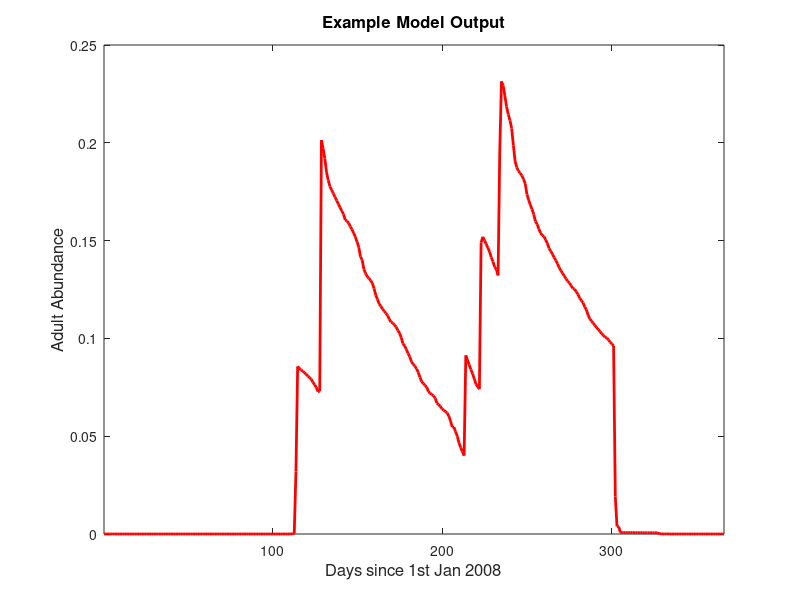
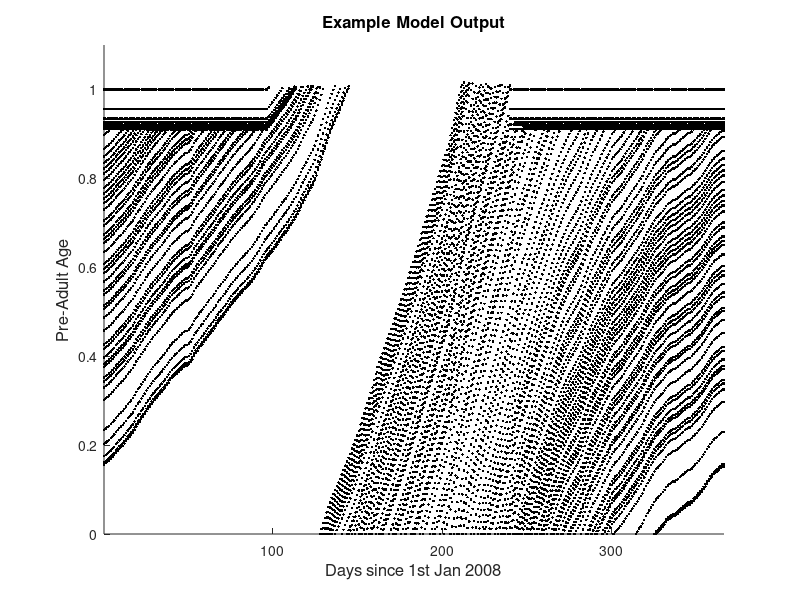

These figures' MATLAB source, in order:
function Mechanistic_Midge_Model
%MECHANISTIC_MIDGE_MODEL Midge model using example data and plotted
%   Note that this model uses example data, but daily field data may be
%   used.  Here we use a leap year number of days to coincide with our
%   field data.
%
%   It is assumed that all data files are in the same folder as this
%   script. You must have the Statistics Toolbox to run the code.
%
%   This was programmed by Dr Steven White, CEH Wallingford (25/10/16).

%% Load datasets
tempvar=load('photoperiod.mat'); %photoperiod data
photoperiod=tempvar.photoperiod;

tempvar=load('soiltemps.mat'); %load the soil temps
soiltemps=tempvar.soiltemps;

tempvar=load('airtemps.mat'); %load the temperature data.
airtemps=tempvar.airtemps;

ddp=[1.33292201187087e-08; 2.67591445332698; 3.18698597432782e-07; ...
    5.69639631283444; 8.64223690531383e-05; 46986.5044460894; ...
    49065.5221025845]; %Define site specific model parameters

%% Run the model and plot

[totalmodeloutput,ages]=model(ddp); %call the main model function below

figure(1)
plot(totalmodeloutput,'r','LineWidth',2)
xlim([1 366])
xlabel('Days since 1st Jan 2008','Fontsize',12)
ylabel('Adult Abundance','Fontsize',12)
title('Example Model Output','FontSize',12)

figure(2)
hold on
for index=1:366
    agetp=ages{index,1};
    agetp2=unique(agetp);
    plot(index*ones(size(agetp2)),agetp2,'k.')
end
axis([1 366 0 1.1])
xlabel('Days since 1st Jan 2008','Fontsize',12)
ylabel('Pre-Adult Age','Fontsize',12)
title('Example Model Output','Fontsize',12)



    function [modeloutput,ages]=model(ddparams1)
        % Define the initial cohorts of midges. Here we assume that
        % initially all midges are pre-pupal.
        
        % Define the initial number of cohorts.
        ncoh=50;
        % Define the number of eggs in each cohort (comes from data). There
        % are no adults
        eggnum=20*normrnd(49.7,11.1,ncoh,1); %number of adults*clutch size
        nullnum=[];
        parnum=[];
        % Next we define the pre-adult age of each cohort.  To do this, we
        % define age on the interval [0 1], where 0 indicates new eggs,
        % 0.91 indicates new pupae and 1 indicates adult emergence from the
        % pupal stage.  The ages come from data.
        eggage=zeros(ncoh,1); %Initialise the eggages.  There are no adults.
        nullage=[];
        parage=[];
        for i=1:ncoh
            agetemporary=normrnd(0.76,0.2); %pick an age
            while agetemporary>=0.91 %check to see if midges are pre-pupal
                agetemporary=normrnd(0.76,0.1); %if not pre-pupal try a new age
            end
            eggage(i)=agetemporary; %set age
        end
        clear agetemporary
        
        
        % Number of days in year.
        timeend=length(airtemps);
        
        % Do the main model run
        
        % Run the model once to recalculate the initial pre-adult numbers
        % and ages
        [~,~,~,ICsegg,~,~,~,~,~,~]=yearrun(airtemps,timeend,eggnum,nullnum,parnum,eggage,nullage,parage);
        % do a second run for luck ;-)
        [~,~,~,ICsegg,~,~,~,~,~,~]=yearrun(airtemps,timeend,ICsegg(:,1),[],[],ICsegg(:,2),[],[]);
        % Do the proper run
        [~,nullvec,parvec,~,~,~,~,~,~,ages]=yearrun(airtemps,timeend,ICsegg(:,1),[],[],ICsegg(:,2),[],[]);
        modeloutput=ddparams1(3)*(nullvec+parvec); %adjust output by efficiency coefficient
        
        %% Yearly model run - this is the main function
        function [eggvec,nullvec,parvec,ICsegg,ICsnull,ICspar,newegg,newnull,newpar,ages]=yearrun(temp,timeend,eggnum,nullnum,parnum,eggage,nullage,parage)
            
            % Define a load of temporary storage vectors (used for moving
            % cohorts between clases).
            nullfromeggage=[];
            nullfromeggnum=[];
            parfromnullage=[];
            parfromnullnum=[];
            eggfromnullage=[];
            eggfromnullnum=[];
            parfromparage=[];
            parfromparnum=[];
            eggfromparage=[];
            eggfromparnum=[];
            
            % Define some storage vectors
            eggvec=zeros(timeend,1);
            eggvec(1)=sum(eggnum);
            nullvec=zeros(timeend,1);
            nullvec(1)=sum(nullnum);
            parvec=zeros(timeend,1);
            parvec(1)=sum(parnum);
            
            newegg=[];
            newnull=[];
            newpar=[];
            
            track=zeros(timeend+1,2);
            track(1,1)=max(eggage);
            
            ages=cell(timeend,3);
            
            marker=1;
            
            for t=1:timeend
                
                if marker==1 && track(t,1)<1
                    [track(t+1,1),~]=eggdev(track(t,1),0,t,ddparams1);
                elseif marker==1 && track(t,1)>1
                    track(t+1,1)=0;
                    marker=2;
                elseif marker==2
                    marker=3;
                elseif marker==3 && track(t,2)<1
                    [track(t+1,2),~]=adultdev(track(t,2),0,t);
                elseif marker==3 && track(t,2)>1
                    track(t+1,2)=0;
                    marker=1;
                end
                
                %Check to see if any of populations have gone extinct
                if nnz(parnum<=0.001)>0 %Check to see if the parous adults have gone extinct
                    parage=parage(parnum>0.001); %Remove the ages of parous adults that have gone extinct
                    parnum=parnum(parnum>0.001); %Remove the populations parous adults that have gone extinct
                end
                if nnz(nullnum<=0.001)>0 %Check to see if any of the nulliparous adults have gone extinct
                    nullage=nullage(nullnum>0.001); %Remove the ages of nulliparous adults that have gone extinct
                    nullnum=nullnum(nullnum>0.001); %Remove the populations nulliparous adults that have gone extinct
                end
                
                % Evolve the cohorts
                
                % Eggs (pre-adults)
                if nnz(eggage>=1)==0  && ~isempty(eggage) %Some eggs are available to develop
                    [eggage,eggnum]=eggdev(eggage,eggnum,t,ddparams1); %Develop the pre-adults
                    nullfromeggage=[]; %No nulliparous adults come from eggs
                    nullfromeggnum=[]; %No nulliparous adults come from eggs
                elseif nnz(eggage>=1)>0  && ~isempty(eggage) %Some eggs have developed
                    nullfromeggage=zeros(size(eggage(eggage>=1))); %Make new nulliparous adult ages
                    nullfromeggnum=eggnum(eggage>=1); %Add the pre-adult numbers to the nulliparous adults
                    eggnum=eggnum(eggage<1); %Remove the aged pre-adults that have developed from the pre-adult numbers
                    eggage=eggage(eggage<1); %Remove the aged pre-adults that have developed from the pre-adult ages
                    if ~isempty(eggage)
                        [eggage,eggnum]=eggdev(eggage,eggnum,t,ddparams1); %Develop the pre-adults
                    end
                else
                    %There are no pre-adults
                    nullfromeggage=[]; %No nulliparous adults come from eggs
                    nullfromeggnum=[]; %No nulliparous adults come from eggs
                end
                
                % nulliparous Adults
                if nnz(nullage>=1)==0  && ~isempty(nullage) %Some nulliparous adults are available to develop but don't lay eggs
                    [nullage,nullnum]=adultdev(nullage,nullnum,t); %Develop the nulliparous adults
                    parfromnullage=[]; %No parous adults come from nulliparous adults
                    parfromnullnum=[]; %No parous adults come from nulliparous adults
                    eggfromnullage=[]; %No eggs come from nulliparous adults
                    eggfromnullnum=[]; %No eggs come from nulliparous adults
                elseif nnz(nullage>=1)>0  && ~isempty(nullage) %Some nulliparous have developed and lay eggs
                    parfromnullage=zeros(size(nullage(nullage>=1))); %Make new parous adult ages
                    parfromnullnum=nullnum(nullage>=1); %Add the nulliparous adult numbers to the parous adults
                    eggfromnullage=zeros(nnz(nullage>=1),1); %Add ages of newly laid eggs
                    if temp(t)>12
                        eggfromnullnum=nullnum(nullage>=1).*normrnd(49.7,11.1,nnz(nullage>=1),1);%49.7.*ones(nnz(nullage>=1),1); %Add newly laid eggs if warm
                    else
                        eggfromnullnum=nullnum(nullage>=1).*5.*ones(nnz(nullage>=1),1); %Add newly laid eggs if cold
                    end
                    nullnum=nullnum(nullage<1); %Remove the aged nulliparous adults that have developed from the nulliparous adult numbers
                    nullage=nullage(nullage<1); %Remove the aged nulliparous adults that have developed from the nulliparous adult ages
                    if ~isempty(nullage)
                        [nullage,nullnum]=adultdev(nullage,nullnum,t); %Develop the nulliparous adults
                    end
                else
                    %There are no nulliparours adults
                    parfromnullage=[]; %No parous adults come from nulliparous adults
                    parfromnullnum=[]; %No parous adults come from nulliparous adults
                    eggfromnullage=[]; %No eggs come from nulliparous adults
                    eggfromnullnum=[]; %No eggs come from nulliparous adults
                end
                
                % Parous Adults
                if nnz(parage>=1)==0  && ~isempty(parage) %Some parous adults are available to develop but don't lay eggs
                    [parage,parnum]=adultdev(parage,parnum,t); %Develop the parous adults
                    parfromparage=[]; %No parous adults come from parous adults
                    parfromparnum=[]; %No parous adults come from parous adults
                    eggfromparage=[]; %No eggs come from parous adults
                    eggfromparnum=[]; %No eggs come from parous adults
                elseif nnz(parage>=1)>0  && ~isempty(parage) %Some parous have developed and lay eggs
                    parfromparage=zeros(size(parage(parage>=1))); %Make new parous adult ages
                    parfromparnum=parnum(parage>=1); %Add the parous adult numbers to the parous adults
                    eggfromparage=zeros(nnz(parage>=1),1); %Add ages of newly laid eggs
                    if temp(t)>12
                        eggfromparnum=parnum(parage>=1).*normrnd(49.7,11.1,nnz(parage>=1),1);%49.7.*ones(nnz(parage>=1),1); %Add newly laid eggs if warm
                    else
                        eggfromparnum=parnum(parage>=1).*5.*ones(nnz(parage>=1),1); %Add newly laid eggs if cold
                    end
                    parnum=parnum(parage<1); %Remove the aged parous adults that have developed from the parous adult numbers
                    parage=parage(parage<1); %Remove the aged parous adults that have developed from the parous adult ages
                    if ~isempty(parage)
                        [parage,parnum]=adultdev(parage,parnum,t); %Develop the parous adults
                    end
                else
                    %There are no parous adults
                    parfromparage=[]; %No parous adults come from parous adults
                    parfromparnum=[]; %No parous adults come from parous adults
                    eggfromparage=[]; %No eggs come from parous adults
                    eggfromparnum=[]; %No eggs come from parous adults
                end
                
                %Add in all the new eggs, nulliparous adults and parous
                %adults that have been created in this time-step, if any.
                %If none, then only a blank is added!  Do this here to
                %avoid new individuals evolving during a time-step.
                
                eggage=[eggage; eggfromnullage; eggfromparage]; %Egg ages
                eggnum=[eggnum; eggfromnullnum; eggfromparnum]; %Egg numbers
                nullage=[nullage; nullfromeggage]; %nulliparous adult ages
                nullnum=[nullnum; nullfromeggnum]; %nulliparous adult ages
                parage=[parage; parfromnullage; parfromparage]; %Parous adult ages
                parnum=[parnum; parfromnullnum; parfromparnum]; %Parous adult ages
                
                newegg=[newegg; sum(eggfromnullnum)+sum(eggfromparnum)]; %Store new pre-adults
                newnull=[newnull; sum(nullfromeggnum)]; %Store new nulliparous adults
                newpar=[newpar; sum(parfromnullnum)+sum(parfromparnum)]; %Sore new parous adults
                
                % Store the total abundances for the day - note the IC is
                % not kept
                eggvec(t)=sum(eggnum);
                nullvec(t)=sum(nullnum);
                parvec(t)=sum(parnum);
                
                % Store the ages
                ages{t,1}=eggage;
                ages{t,2}=nullage;
                ages{t,3}=parage;
            end
            %Store the last numbers and ages (used for running the function
            %multiple times)
            ICsegg=[eggnum, eggage];
            ICsnull=[nullnum, nullage];
            ICspar=[parnum, parage];
            
        end
        
        
        
        %% Development functions defined in the main function
        
        % Egg development and survival
        function [eggage,eggnum]=eggdev(eggage,eggnum,t,ddparams1)
            %Development
            if soiltemps(t)>=0 %Is it warm enough to develop?
                %Check to see if not in diapause period
                if mod(t,366)>find(photoperiod>ddparams1(end-1),1,'first') && ...
                        mod(t,366)<find(photoperiod>ddparams1(end),1,'last')
                    eggage=eggage+exp(0.1011*soiltemps(t)-5.9177); %If yes then age
                else
                    %only young pre-adults develop
                    eggage(eggage<0.91)=eggage(eggage<0.91)+exp(0.1011*soiltemps(t)-5.9177);
                end
                %Otherwise don't age
            end
            %Mortalities
            eggnum=eggnum*eggsurv(t)*DD(eggnum,t,ddparams1);
            
            % Egg survival
            function alpha=eggsurv(t)
                b1=0.0009;
                c1=0.9629;
                b2=-0.0039;
                c2=1.0802;
                if soiltemps(t)<5
                    alpha=1;
                elseif soiltemps(t)>=5 && soiltemps(t)<12.5
                    alpha=0.974;
                elseif soiltemps(t)>=12.5 && soiltemps(t)<24.5
                    alpha=b1*soiltemps(t)+c1;
                elseif soiltemps(t)>=24.5 && soiltemps(t)<35
                    alpha=b2*soiltemps(t)+c2;
                else
                    alpha=0.944;
                end
            end
            
            % Larval density-depend - note egg/pupal stages incur DD
            % Maynard Smith and Slatkin 1973 Nt+1=r*Nt/(1+(a*Nt)^b)
            function dd=DD(eggnum,t,ddparams1)
                a=ddparams1(1);
                b=ddparams1(2);
                if soiltemps(t)<5
                    dd=1;
                else
                    dd=1/(1+(a*sum(eggnum))^b);
                end
            end
            
        end
        
        % Adult development and survival
        function [adultage,adultnum]=adultdev(adultage,adultnum,t)
            %Development
            if airtemps(t)>=1 %Is it warm enough to develop?
                func=-1.98+0.07217*airtemps(t)+2516.65/(airtemps(t)^2);
                adultage=adultage+1/func; %If yes then age
                %Otherwise don't age
            end
            %Mortalities
            adultnum=adultnum*adultsurv(t);
            
            % Adult survival
            function alpha=adultsurv(t)
                u=0.00001;
                v=-0.001;
                w=0.0187;
                z=0.8924;
                if airtemps(t)<=2
                    alpha=0.2;
                elseif airtemps(t)>2 && airtemps(t)<10
                    alpha=0.9894;
                else
                    alpha=u*airtemps(t)^3+v*airtemps(t)^2+w*airtemps(t)+z;
                end
            end
            
        end
        %% End of Function
    end
end

